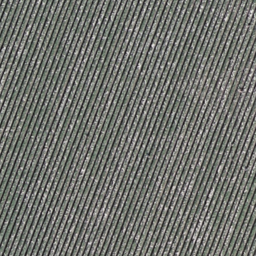
#> input picture Images/agricultural/agricultural09.tif, 256 x 256 px
$ python -i tree.py   (imports and definitions only)   (older library calls are emulated)
#> lines starting #> are read from the running program, lines starting #| are printed output that depends on the picture; after the words box and inside, x2 and y2 are one past the last pixel; in counts of white or black regions, pixels touching at a corner belong together
#> further down, picture is the input picture: shape (256, 256, 3); mean B, G, R 107.9, 112.9, 111.3
import cv2
import os
import numpy as np
from skimage.feature import greycomatrix, greycoprops
from sklearn import svm
from sklearn.model_selection import train_test_split
from sklearn.metrics import accuracy_score
from sklearn.tree import DecisionTreeClassifier

# 颜色特征提取
def color_feature(image):
    # 将图像转换为HSV颜色空间
    hsv = cv2.cvtColor(image, cv2.COLOR_BGR2HSV)
    # 计算颜色直方图
    hist = cv2.calcHist([hsv], [0, 1, 2], None, [8, 8, 8], [0, 180, 0, 256, 0, 256])
    # 归一化直方图
    hist = cv2.normalize(hist, hist).flatten()
    return hist

# 形状特征提取
def shape_feature(image):
    # 将图像转换为灰度图像
    gray = cv2.cvtColor(image, cv2.COLOR_BGR2GRAY)
    # 边缘检测
    edges = cv2.Canny(gray, 100, 200)
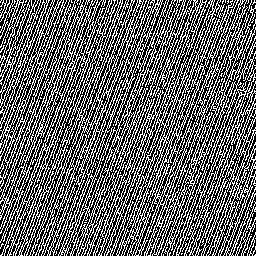
#> edges: shape (256, 256); 39.6% white in thin lines or dots
    # 计算轮廓
    contours, _ = cv2.findContours(edges, cv2.RETR_TREE, cv2.CHAIN_APPROX_SIMPLE)
#> contours = 1370 contours, 965 with area under 20; largest, box (x1, y1, x2, y2) and area: (0, 0, 256, 256) 45294, (0, 0, 50, 129) 1662, (22, 30, 103, 240) 1139, (15, 68, 72, 212) 946, (135, 45, 174, 131) 662
    # 计算轮廓特征
    perimeter = cv2.arcLength(contours[0], True)
#> perimeter = 3.41
    area = cv2.contourArea(contours[0])
#> area = 0.5
    rect = cv2.minAreaRect(contours[0])
#> rect = ((254.8, 254.8), (1.41, 0.707), -45)
    width, height = rect[1]
#> width = 1.41; height = 0.707
    aspect_ratio = float(width) / height if height != 0 else 1
#> aspect_ratio = 2
    circularity = (4 * np.pi * area) / (perimeter ** 2) if perimeter != 0 else 1
#> circularity = 0.539
    # 返回轮廓特征向量
    return np.array([perimeter, area, aspect_ratio, circularity])

# 纹理特征提取
def texture_feature(image):
    # 将图像转换为灰度图像
    gray = cv2.cvtColor(image, cv2.COLOR_BGR2GRAY)
    # 计算灰度共生矩阵
    glcm = greycomatrix(gray, [1], [0], levels=256, symmetric=True, normed=True)
    # 计算灰度共生矩阵特征
    contrast = greycoprops(glcm, 'contrast')[0, 0]
    dissimilarity = greycoprops(glcm, 'dissimilarity')[0, 0]
    homogeneity = greycoprops(glcm, 'homogeneity')[0, 0]
    energy = greycoprops(glcm, 'energy')[0, 0]
    correlation = greycoprops(glcm, 'correlation')[0, 0]
    # 返回纹理特征向量
    return np.array([contrast, dissimilarity, homogeneity, energy, correlation])

path = './images'
path_name = []
# [3 lines not run here, left out]
# 加载图像数据集
images = []
labels = []
# [10 lines not run here, left out]
# 提取图像特征向量
X_color = [color_feature(image) for image in images]
# [1 line not run here, left out]
X_shape = [shape_feature(image) for image in images]
# [1 line not run here, left out]
X_texture = [texture_feature(image) for image in images]
# [1 line not run here, left out]
# [1 line that did not run here, left out]
y = np.array(labels)

# 划分训练集和测试集
# [1 line that did not run here, left out]

# 训练决策树模型
model = DecisionTreeClassifier()
# [1 line not run here, left out]

# 使用测试数据测试模型的准确率
# [1 line that did not run here, left out]
# [1 line that did not run here, left out]
# [1 line not run here, left out]

>>> import cv2
>>> picture = cv2.imread('Images/agricultural/agricultural09.tif')
>>> result = shape_feature(picture)
#> result = [3.41, 0.5, 2, 0.539]
